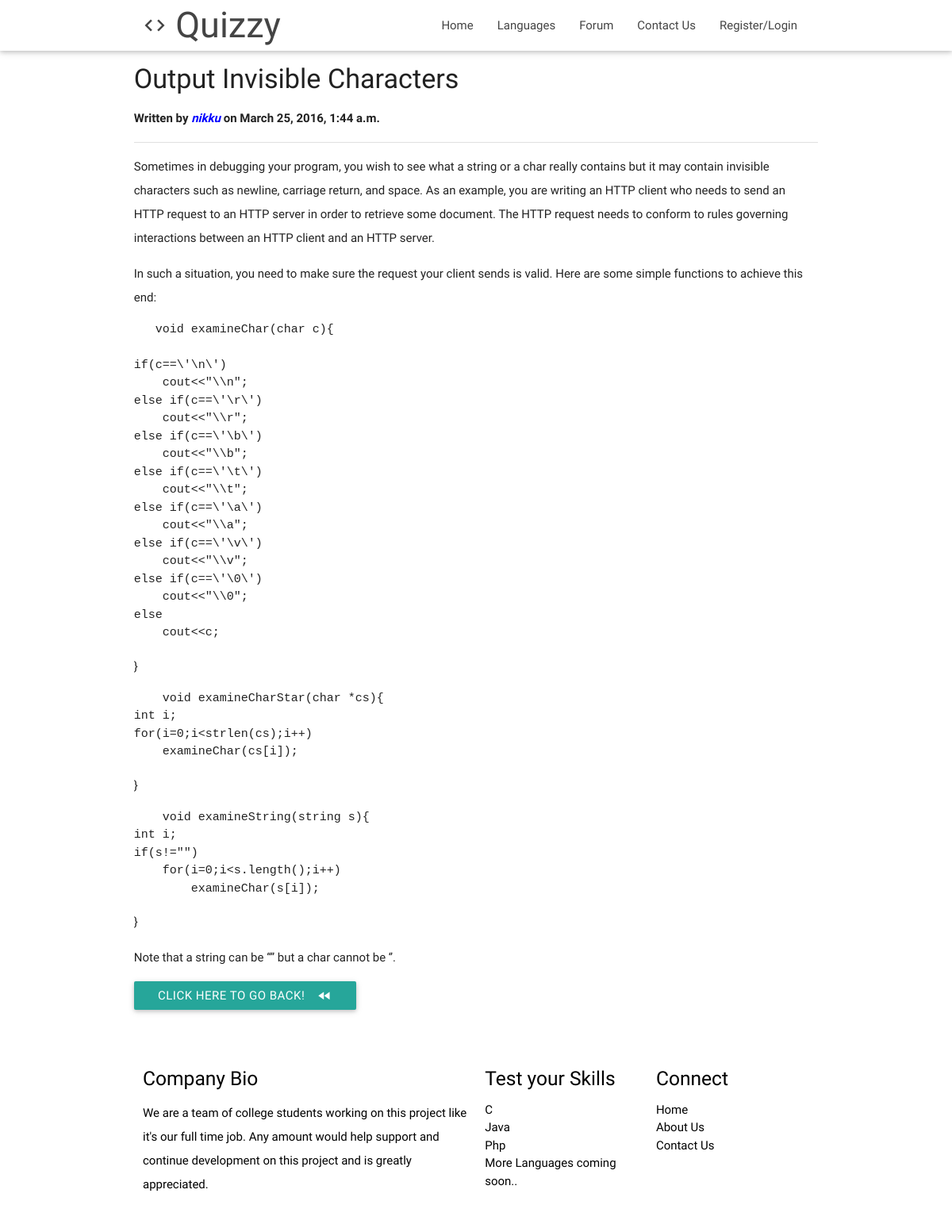
Page /forums/2/output-invisible-characters on the committed database.
### forums/models.py (models this page shows, shortened)
class Post(models.Model):
    user = models.ForeignKey('auth.User')
    question = models.CharField(max_length=200)
    text = models.TextField()
    synopsis = models.TextField(default="null")
    slug = models.SlugField(max_length=120, unique=True, default="null")
    created_date = models.DateTimeField(
            default=timezone.now)
    published_date = models.DateTimeField(
            blank=True, null=True)

### forums/views.py (the view)
# urls.py: url(r'^forums/(?P<post_id>\d+)/[\s\S]*', views.detail, name='detail'),
def detail(request, post_id):
    post = Post.objects.get(pk=post_id)
    return render(request, 'forums/detail.html',{'post':post})

### forums/templates/forums/detail.html (shortened to what this page needs)
{% load markdown_deux_tags %}
<!DOCTYPE html>
<html lang="en">
<head>
  {% load staticfiles %}
  <link href="{% static 'css/materialize.css' %}" type="text/css" rel="stylesheet" media="screen,projection"/>
  <link href="{% static 'css/style.css' %}" type="text/css" rel="stylesheet" media="screen,projection"/>
</head>
<body>
  <nav class="white" role="navigation">
    <div class="nav-wrapper container">
      <a id="logo-container" href="/" class="brand-logo" style="font-family: 'Amaranth', sans-serif;font-size:300%;"><i class="material-icons" style="float:left;">code</i>&nbspQuizzy</a>
      <ul class="right hide-on-med-and-down">
        <li><a href="/">Home</a></li>
        <li><a href="/test/">Languages</a></li>
          <li><a href="/forums">Forum</a></li>
        <li><a href="/contact">Contact Us</a></li>
        {% if user.is_authenticated %}
        <li><a class="dropdown-button" data-beloworigin="true" data-activates="dropdown1">Welcome {{user.username}} ▼</a></li>
          <ul id='dropdown1' class='dropdown-content'>
            <li><a href="/performance">Your Performance</a></li>
            <li><a href="/logout">Logout</a></li>
          </ul>
        {% else %}
        <li><a href="/login">Register/Login</a></li>
        {% endif %}
      </ul>
    </div>
  </nav>
  <div class="container">
  <div class="row">
  <div class="col-s12">
    <article>
      <h4>{{post.question}}</h4>
      <p><b>Written by <span style="color:blue"><em>{{post.user}}</em></span> on {{post.published_date}}</b></p>
      <div class="divider"></div>
      <p>{{post.text|markdown}}</p>
    </article>
  </div>
  <a class="btn waves-effect waves-light" href="/forums/">
    <i class="material-icons right">fast_rewind</i>Click here to go back!
  </a>
</div>
</div>
<footer class="page-footer white">
    <div class="container">
      <div class="row">
        <div class="col l6 s12">
          <h5 class="black-text">Company Bio</h5>
          <p class="black-text text-lighten-4">We are a team of college students working on this project like it's our full time job. Any amount would help support and continue development on this project and is greatly appreciated.</p>
        </div>
        <div class="col l3 s12">
          <h5 class="black-text">Test your Skills</h5>
          <ul>
            <li><a class="black-text" href="#!">C</a></li>
            <li><a class="black-text" href="#!">Java</a></li>
            <li><a class="black-text" href="#!">Php</a></li>
            <li><a class="black-text" href="#!">More Languages coming soon..</a></li>
          </ul>
        </div>
        <div class="col l3 s12">
          <h5 class="black-text">Connect</h5>
          <ul>
            <li><a class="black-text" href="#!">Home</a></li>
            <li><a class="black-text" href="#!">About Us</a></li>
            <li><a class="black-text" href="#!">Contact Us</a></li>
          </ul>
        </div>
      </div>
    </div>
  </footer>
  </body>
</html>

### static/css/style.css (style rules this page uses)
nav ul a, nav .brand-logo { color: #444; }
p { line-height: 2rem; }
footer.page-footer { margin: 0; }

### rows in the picture
Post: question "Output Invisible Characters", user "nikku", published_date "March 25, 2016, 1:44 a.m.", text "Sometimes in debugging your program, you wish to see what a string or a char really contains but it may contain invisible characters such as newline, carriage return, and space. As an example, you are writing an HTTP client who needs to send an HTTP request to an HTTP server in order to retrieve some document. The HTTP request needs to conform to rules governing interactions between an HTTP client and an HTTP server. In such a situation, you need to make sure the request your client sends is valid. Here are some simple functions to achieve this end: void examineChar(char c){ if(c==\\'\\n\\') cout<<\"\\\\n\"; else if(c==\\'\\r\\') cout<<\"\\\\r\"; else if(c==\\'\\b\\') cout<<\"\\\\b\"; else if(c==\\'\\t\\')…"
